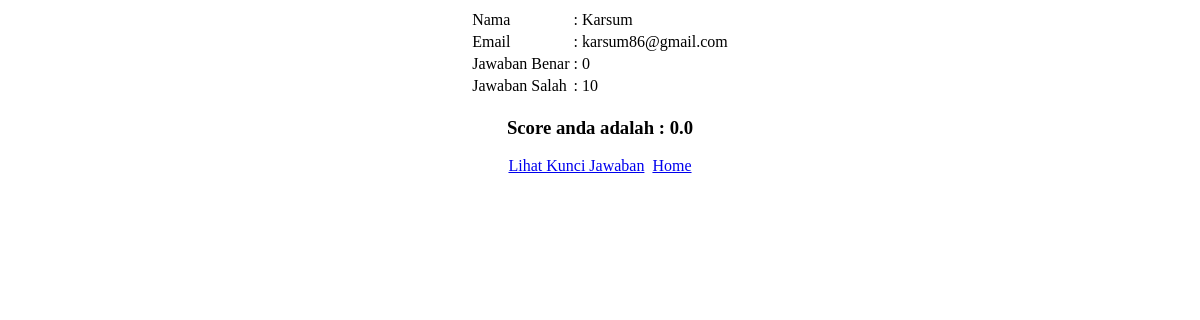
The app's page /halaman/jawab.php, older data.
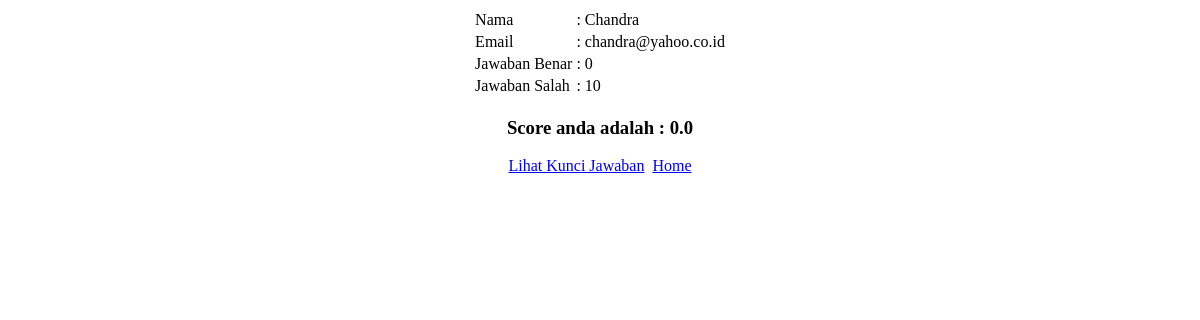
The same page, newer data.
### tables this page shows
CREATE TABLE `peserta` (
  `id_user` int(20) NOT NULL,
  `nama` varchar(100) NOT NULL,
  `email` varchar(20) NOT NULL,
  `alamat` text NOT NULL
);

### halaman/jawab.php (the view, shortened to what this page needs)
<!doctype html>
<html>
<head>
</head>
<body>
	<?php
include "../koneksi.php";
	$qry=mysqli_query($koneksi, "select * from peserta order by id_user desc");
	$data=mysqli_fetch_array($qry);
	$nama=$data['nama'];
	$email=$data['email'];
    ?>
    <table border=0 align = center>
        <tr><td>Nama </td><td> : <?php echo ucwords($nama); ?></td></tr>
        <tr><td>Email </td><td> : <?php echo $email; ?></td></tr>
    <?php
    $jawab = $_SESSION['jawab'];
?>
        <?php
            $i = 0;
            $benar = $salah = 0;
            $sql =mysqli_query($koneksi,"select * from tbl_soal WHERE aktif='Y'");
            while($key = mysqli_fetch_array($sql)){
                    if ($jawab[$i] == $key['jawaban']) {
                        $benar++;
                    }else{
                         $salah++;
                    }
                $i++;
            }
            $result=mysqli_query($koneksi, "select * from tbl_soal WHERE aktif='Y'");
                $jumlah_soal=mysqli_num_rows($result);
                $score = 100/$jumlah_soal*$benar;
                $hasil = number_format($score,1);
         ?>
         <tr><td>Jawaban Benar </td><td> : <?php echo $benar; ?></td></tr>
         <tr><td>Jawaban Salah </td><td> : <?php echo $salah; ?></td></tr>
         </table>
		<div align="center"><h3>Score anda adalah : <?php echo $hasil; ?></h3></div>
        <div align="center"><a class="btn btn-primary" href="index.php?page=kunci" role="button">Lihat Kunci Jawaban</a>
            &nbsp;<a a class="btn btn-primary" href="../index.php">Home</a></div>
</body>
</html>

Row changes from the older to the newer data that the page shows:
no longer on this page (row unchanged): peserta: nama "Karsum", email "karsum86@gmail.com"
added peserta: nama "Chandra", email "chandra@yahoo.co.id"
